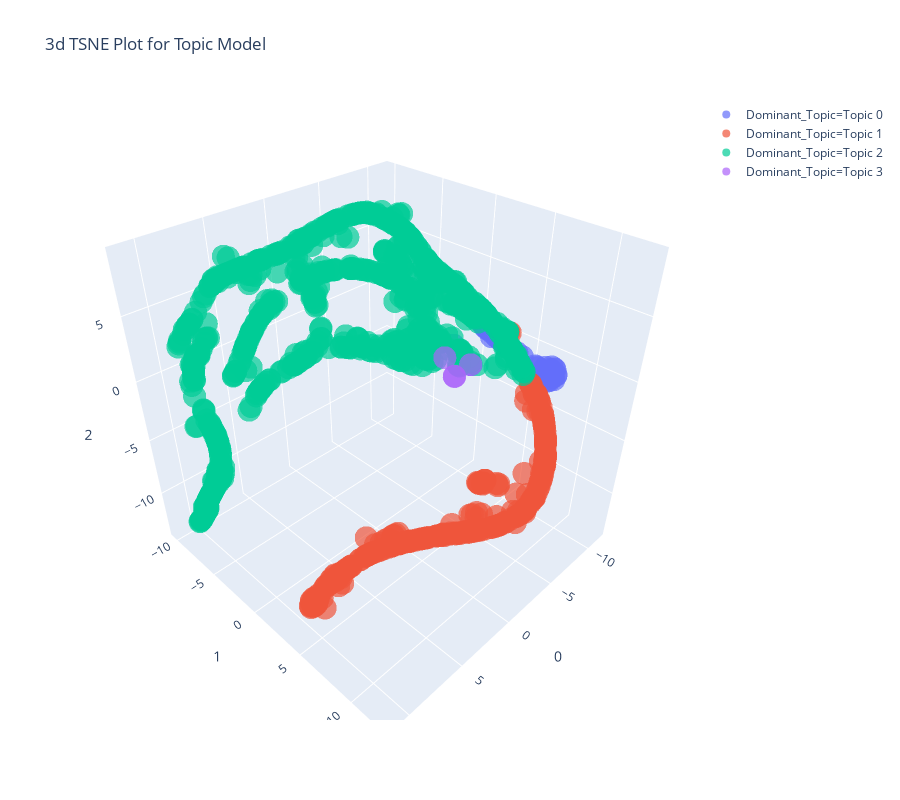

Notebook source saved alongside this figure:
### Code cell
#plotting t-SNE a technique to reduce dimensionality for 2d/3d projections.
plot_model(lda, plot = 'tsne')

### Figure 1 — Plotly figure (JSON) as saved in the notebook; plotly's stock layout.template omitted (floating-point values rounded to 4 significant figures; data arrays with more than 128 entries replaced by an {"elided": "..."} marker saying what was removed)
{"data": [{"hovertemplate": "Dominant_Topic=Topic 0<br>0=%{x}<br>1=%{y}<br>2=%{z}", "showlegend": true, "legendgroup": "Dominant_Topic=Topic 0", "name": "Dominant_Topic=Topic 0", "scene": "scene", "y": [11.4, 12.17, 8.356, 10.36, 12.25, 11.92, 12.11, 6.82, 5.488, 12.14, 11.79, 9.619, 12.11, 9.503, 6.784, 11.83, 9.708, 11.67, 12.19, 8.797, 12.44, 9.038, 9.476, 12.08, 8.347, 11.19, 6.459, 11.3, 12.33, 6.452, 12.23, 12.45, 8.834, 10.02, 8.147, 11.67, 8.198, 11.52, 8.533, 7.974, 9.322, 7.719, 12.37, 12.34, 12.01, 9.587], "hoverlabel": {"namelength": 0}, "mode": "markers", "marker": {"color": "#636efa", "opacity": 0.7, "symbol": "circle"}, "x": [-2.101, -2.216, -1.137, -1.941, -2.472, -2.741, -1.913, -2.718, -1.578, -2.307, -2.642, -1.759, -2.173, -1.724, -2.436, -2.224, -1.784, -2.076, -2.667, -1.344, -2.159, -1.522, -1.807, -1.896, -1.123, -2.113, -2.243, -2.114, -2.637, -2.242, -1.96, -2.142, -1.365, -1.865, -1.122, -2.289, -1.05, -2.421, -1.211, -1.135, -1.642, -2.404, -2.412, -2.621, -2.59, -1.8], "z": [4.807, 5.009, 6.522, 5.192, 4.967, 4.563, 4.722, 5.836, 4.095, 4.177, 4.36, 5.525, 4.194, 5.586, 5.95, 4.985, 5.48, 4.326, 4.807, 6.175, 4.75, 5.909, 5.479, 4.654, 6.55, 4.85, 2.805, 4.841, 4.519, 2.804, 4.438, 4.635, 6.142, 5.334, 6.575, 4.224, 6.665, 4.485, 6.4, 6.695, 5.717, 5.276, 4.298, 4.489, 4.93, 5.476], "type": "scatter3d"}, {"hovertemplate": "Dominant_Topic=Topic 1<br>0=%{x}<br>1=%{y}<br>2=%{z}", "showlegend": true, "legendgroup": "Dominant_Topic=Topic 1", "name": "Dominant_Topic=Topic 1", "scene": "scene", "y": {"elided": "238 float values"}, "hoverlabel": {"namelength": 0}, "mode": "markers", "marker": {"color": "#EF553B", "opacity": 0.7, "symbol": "circle"}, "x": {"elided": "238 float values"}, "z": {"elided": "238 float values"}, "type": "scatter3d"}, {"hovertemplate": "Dominant_Topic=Topic 2<br>0=%{x}<br>1=%{y}<br>2=%{z}", "showlegend": true, "legendgroup": "Dominant_Topic=Topic 2", "name": "Dominant_Topic=Topic 2", "scene": "scene", "y": {"elided": "712 float values"}, "hoverlabel": {"namelength": 0}, "mode": "markers", "marker": {"color": "#00cc96", "opacity": 0.7, "symbol": "circle"}, "x": {"elided": "712 float values"}, "z": {"elided": "712 float values"}, "type": "scatter3d"}, {"hovertemplate": "Dominant_Topic=Topic 3<br>0=%{x}<br>1=%{y}<br>2=%{z}", "showlegend": true, "legendgroup": "Dominant_Topic=Topic 3", "name": "Dominant_Topic=Topic 3", "scene": "scene", "y": [4.784, 4.748, 6.431, 4.769], "hoverlabel": {"namelength": 0}, "mode": "markers", "marker": {"color": "#ab63fa", "opacity": 0.7, "symbol": "circle"}, "x": [-2.742, -1.683, -2.247, -2.728], "z": [0.9344, 2.823, 2.783, 0.9478], "type": "scatter3d"}], "layout": {"title": {"text": "3d TSNE Plot for Topic Model"}, "scene": {"domain": {"y": [0, 1], "x": [0, 1]}, "zaxis": {"title": {"text": "2"}}, "xaxis": {"title": {"text": "0"}}, "yaxis": {"title": {"text": "1"}}}, "height": 800, "width": 900, "legend": {"tracegroupgap": 0}}}
